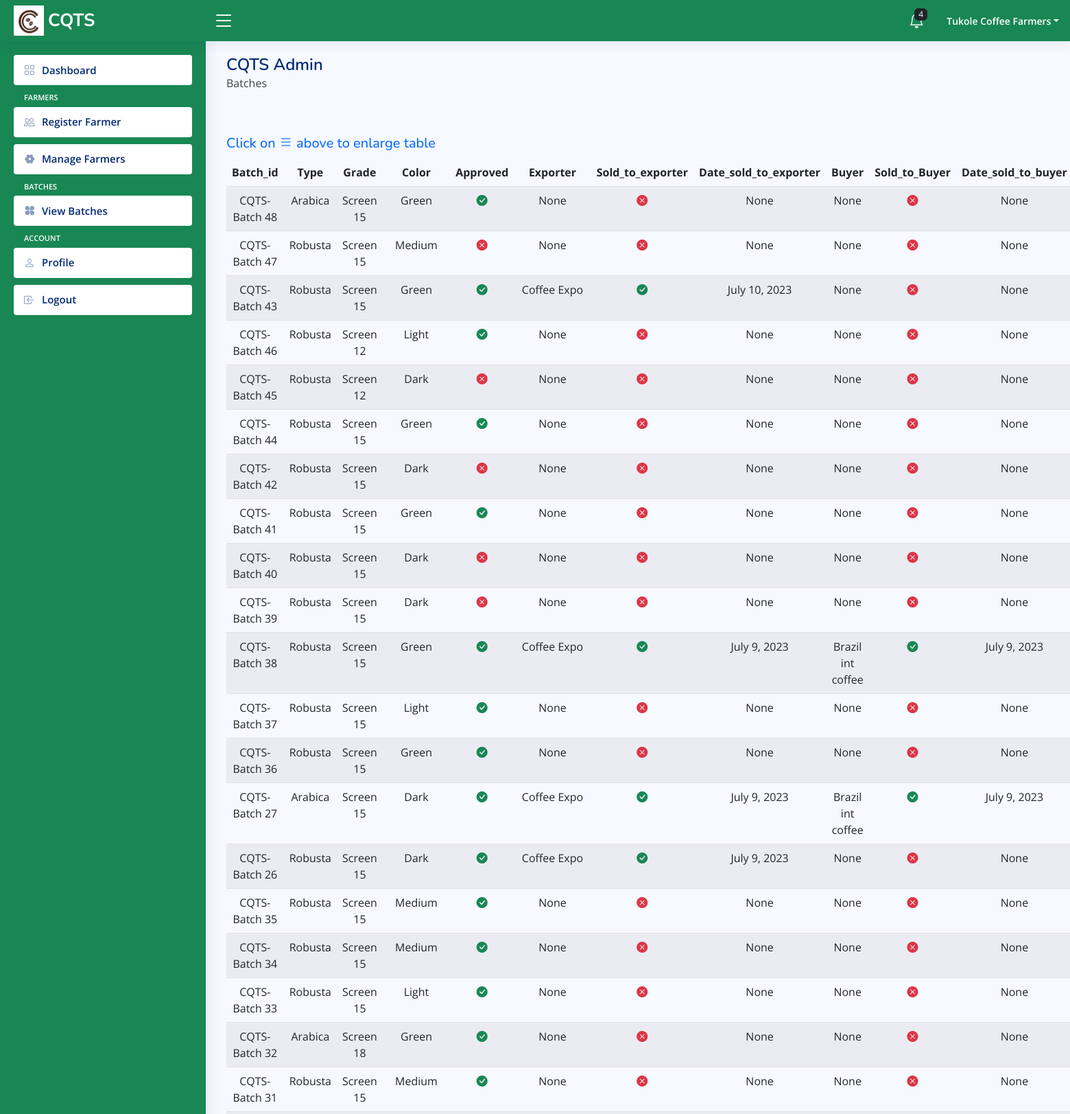
/cooperative-view-batches (signed in, upper part), run on the app's committed database.
### base/models.py (models this page shows, shortened)
class User(AbstractUser):
    email = models.EmailField(_("email address"), unique=True)
    name = models.CharField(max_length=200, null=True)
    username = None
    phone = models.CharField(max_length=200, null=True)
    location = models.CharField(max_length=200, null=True)
    group = models.ForeignKey(
        Group, on_delete=models.CASCADE, null=True, blank=True, related_name='group_user')
    created_at = models.DateTimeField(auto_now_add=True)
    updated_at = models.DateTimeField(auto_now=True)
    class Meta:
        ordering = ('-updated_at', '-created_at')
    USERNAME_FIELD = 'email'
    REQUIRED_FIELDS = []
    objects = CustomUserManager()

class Batch(models.Model):
    type = models.CharField(max_length=200, null=False,
                            default='Not Specified')
    grade = models.CharField(max_length=200, null=False)
    moisture_content = models.FloatField(null=False, default=0.0)
    color = models.CharField(max_length=200, null=False, blank=True)
    buyer = models.ForeignKey(User, on_delete=models.CASCADE, limit_choices_to={
                              'group__name': 'Buyer'}, related_name='buyer_batches', null=True, blank=True)
    cooperative = models.ForeignKey(User, on_delete=models.CASCADE, limit_choices_to={
                                    'group__name': 'Cooperative'}, related_name='cooperative_batches', null=True, blank=True)
    exporter = models.ForeignKey(User, on_delete=models.CASCADE, limit_choices_to={
                                 'group__name': 'Exporter'}, related_name='exporter_batches', null=True, blank=True)
    is_approved = models.BooleanField(default=False)
    sold_to_exporter = models.BooleanField(default=False)
    date_sold_to_exporter = models.DateField(null=True, blank=True)
    sold_to_buyer = models.BooleanField(default=False)
    date_sold_to_buyer = models.DateField(null=True, blank=True)
    date_sold_to_exporter = models.DateField(null=True, blank=True)
    created_at = models.DateTimeField(auto_now_add=True)
    updated_at = models.DateTimeField(auto_now=True)
    batch_string = models.CharField(max_length=200, null=True, blank=True)
    def __str__(self):
        return 'CQTS-Batch ' + str(self.id)
    class Meta:
        ordering = ('-updated_at', '-created_at')

### base/views.py (the view)
# urls.py: path('cooperative-view-batches', views.cooperativeBatchView, name='cooperative-view-batches'),
@login_required(login_url='cooperative-login')
def cooperativeBatchView(request):
    batches = Batch.objects.filter(cooperative=request.user)
    context = {'batches': batches}
    return render(request, 'base/cooperative/cooperative-view-batches.html', context)

### base/templates/base/cooperative/cooperative-view-batches.html
{% extends "cooperative-main.html" %}
{% block content %}
<main id="main" class="main">
    {% load static %}
    <div class="pagetitle">
        <h1>CQTS Admin</h1>
        <p>Batches</p>
        <br>
        <br>
        <h5 class="text-primary inform-expand" id="inform-expand">Click on <i class="bi bi-list"></i> above to enlarge
            table</h5>
    </div>
    <section class="section">
        <div class="row">
            <div class="col-lg-12">
                <div class="datatable-wrapper">
                    <table class="table datatable table-striped" style="text-align: center !important;">
                        <thead>
                            <tr>
                                <th scope="col">Batch_id</th>
                                <th scope="col">Type</th>
                                <th scope="col">Grade</th>
                                <th scope="col">Color</th>
                                <th scope="col">Approved</th>
                                <th scope="col">Exporter</th>
                                <th scope="col">Sold_to_exporter</th>
                                <th scope="col">Date_sold_to_exporter</th>
                                <th scope="col">Buyer</th>
                                <th scope="col">Sold_to_Buyer</th>
                                <th scope="col">Date_sold_to_buyer</th>
                            </tr>
                        </thead>
                        <tbody>
                            {% for batch in batches %}
                            <tr>
                                <td scope="row">{{batch}}</td>
                                <td>{{batch.type}}</td>
                                <td>{{batch.grade}}</td>
                                <td>{{batch.color}}</td>
                                {% if batch.is_approved == True %}
                                <td><i class="bi bi-check-circle-fill text-success"></i></td>
                                {% else %}
                                <td><i class="bi bi-x-circle-fill text-danger"></i></td>
                                {% endif %}
                                {% if batch.exporter == None %}
                                <td>None</td>
                                {% else %}
                                 <td>{{batch.exporter.name}}</td>
                                {% endif %}
                                {% if batch.sold_to_exporter == True %}
                                <td><i class="bi bi-check-circle-fill text-success"></i></td>
                                {% else %}
                                <td><i class="bi bi-x-circle-fill text-danger"></i></td>
                                {% endif %}
                                <td>{{batch.date_sold_to_exporter}}</td>
                                {% if batch.buyer == None %}
                                <td>None</td>
                                {% else %}
                                <td>{{batch.buyer.name}}</td>
                                {% endif %}
                                {% if batch.sold_to_buyer == True %}
                                <td><i class="bi bi-check-circle-fill text-success"></i></td>
                                {% else %}
                                <td><i class="bi bi-x-circle-fill text-danger"></i></td>
                                {% endif %}
                                <td>{{batch.date_sold_to_buyer}}</td>
                            </tr>
                            {% endfor %}
                        </tbody>
                    </table>
                </div>
            </div>
        </div>
    </section>
</main>
{% endblock %}

### templates/cooperative-main.html (shortened to what this page needs)
{% load static %}
<!DOCTYPE html>
<html lang="en">
<head>
    <link href="{% static 'assets/vendor/bootstrap/css/bootstrap.min.css' %}" rel="stylesheet">
    <link href="{% static 'assets/vendor/bootstrap-icons/bootstrap-icons.css' %}" rel="stylesheet">
    <link href="{% static 'assets/vendor/boxicons/css/boxicons.min.css' %}" rel="stylesheet">
    <link href="{% static 'assets/vendor/quill/quill.snow.css' %}" rel="stylesheet">
    <link href="{% static 'assets/vendor/quill/quill.bubble.css' %}" rel="stylesheet">
    <link href="{% static 'assets/vendor/remixicon/remixicon.css' %}" rel="stylesheet">
    <link href=" {% static 'assets/vendor/simple-datatables/style.css' %}" rel="stylesheet">
    <link href="{% static 'assets/css/style.css' %}" rel="stylesheet">
</head>
<body>
    <header id="header" class="header fixed-top d-flex align-items-center bg-success">
        <div class="d-flex align-items-center justify-content-between">
            <a href="{% url 'cooperative-home' %}" class="logo d-flex align-items-center">
                <img src="{% static 'assets/img/logo.png' %}" alt="">
                <span class="d-none d-lg-block">CQTS</span>
            </a>
            <i class="bi bi-list toggle-sidebar-btn"></i>
        </div>
        <nav class="header-nav ms-auto">
            <ul class="d-flex align-items-center">
                <li class="nav-item dropdown">
                    <a class="nav-link nav-icon" href="#" data-bs-toggle="dropdown">
                        <i class="bi bi-bell whiten"></i>
                        <span class="badge bg-dark badge-number">4</span>
                    </a>
                </li>
                <li class="nav-item dropdown pe-3">
                    <a class="nav-link nav-profile d-flex align-items-center pe-0" href="#" data-bs-toggle="dropdown">
                        <span class="d-none d-md-block dropdown-toggle ps-2" id="username">{{request.user.name}}</span>
                    </a>
                </li>
            </ul>
        </nav>
    </header>
    <aside id="sidebar" class="sidebar bg-success">
        <ul class="sidebar-nav" id="sidebar-nav">
            <li class="nav-item">
                <a class="nav-link collapsed" href="{% url 'cooperative-home' %}">
                    <i class="bi bi-grid"></i>
                    <span>Dashboard</span>
                </a>
            </li>
            <li class="nav-heading text-white">Farmers</li>
            <li class="nav-item">
                <a class="nav-link collapsed" href="{% url 'cooperative-farmer-registration' %}">
                    <i class="bi bi-people"></i>
                    <span>Register Farmer</span>
                </a>
            </li>
            <li class="nav-item">
                <a class="nav-link collapsed" href="{% url 'cooperative-manage-farmers' %}">
                    <i class="ri-settings-4-fill"></i>
                    <span>Manage Farmers</span>
                </a>
            </li>
            <li class="nav-heading text-white">Batches</li>
            <li class="nav-item">
                <a class="nav-link collapsed" href="{% url 'cooperative-view-batches'%}">
                    <i class="ri-apps-fill"></i>
                    <span>View Batches</span>
                </a>
            </li>
            <li class="nav-heading text-white">Account</li>
            <li class="nav-item">
                <a class="nav-link collapsed" href="{% url 'password_reset' %}">
                    <i class="bi bi-person"></i>
                    <span>Profile</span>
                </a>
            </li>
            <li class="nav-item">
                <a class="nav-link collapsed" href="{% url 'logout' %}">
                    <i class="bi bi-box-arrow-in-left"></i>
                    <span>Logout</span>
                </a>
            </li>
        </ul>
    </aside>
    {% block content %}
    {% endblock %}
</body>
</html>

### static/assets/css/style.css (style rules this page uses)
:root { scroll-behavior: smooth; }
body { font-family: "Open Sans", sans-serif; background: #f6f9ff; color: #444444; }
a { color: #4154f1; text-decoration: none; }
h1, h2, h3, h4, h5, h6 { font-family: "Nunito", sans-serif; }
#main { margin-top: 60px; padding: 20px 30px; transition: all 0.3s; }
.pagetitle { margin-bottom: 10px; }
.pagetitle h1 { font-size: 24px; margin-bottom: 0; font-weight: 600; color: #012970; }
.logo { line-height: 2; }
@media (min-width: 1200px) { .logo { width: 280px; } }
.logo img { max-height: 45px; margin-right: 6px; }
.logo span { font-size: 26px; font-weight: 700; color: #fff; font-family: "Nunito", sans-serif; }
.header { transition: all 0.5s; z-index: 997; height: 60px; box-shadow: 0px 2px 20px rgba(1, 41, 112, 0.1); background-color: #964B00; padding-left: 20px; }
.header .toggle-sidebar-btn { font-size: 32px; padding-left: 10px; cursor: pointer; color: #fff; }
.header-nav ul { list-style: none; }
.header-nav>ul { margin: 0; padding: 0; }
.header-nav .nav-icon { font-size: 22px; color: #012970; margin-right: 25px; position: relative; }
.header-nav .nav-profile { color: #012970; }
.header-nav .nav-profile span { font-size: 14px; font-weight: 600; }
.header-nav .whiten { color: #fff; }
.header-nav .badge-number { position: absolute; inset: -2px -5px auto auto; font-weight: normal; font-size: 12px; padding: 3px 6px; }
.header-nav .nav-item .nav-link #username { color: #fff; }
.sidebar { position: fixed; top: 60px; left: 0; bottom: 0; width: 300px; z-index: 996; transition: all 0.3s; padding: 20px; overflow-y: auto; scrollbar-width: thin; scrollbar-color: #aab7cf transparent; box-shadow: 0px 0px 20px rgba(1, 41, 112, 0.1); background-color: #964B00; }
@media (min-width: 1200px) { #main, #footer { margin-left: 300px; } }
.sidebar-nav { padding: 0; margin: 0; list-style: none; }
.sidebar-nav li { padding: 0; margin: 0; list-style: none; }
.sidebar-nav .nav-item { margin-bottom: 10px; }
.sidebar-nav .nav-heading { font-size: 11px; text-transform: uppercase; color: #899bbd; font-weight: 600; margin: 10px 0 5px 15px; }
.sidebar-nav .nav-link { display: flex; align-items: center; font-size: 15px; font-weight: 600; color: #4154f1; transition: 0.3; background: #f6f9ff; padding: 10px 15px; border-radius: 4px; }
.sidebar-nav .nav-link i { font-size: 16px; margin-right: 10px; color: #012970; }
.sidebar-nav .nav-link.collapsed { color: #012970; background: #fff; }
.sidebar-nav .nav-link.collapsed i { color: #899bbd; }

### data on the page
User: user.name "Tukole Coffee Farmers"
Batch: id "CQTS-Batch 48", type "Arabica", grade "Screen 15", color "Green", is_approved True (drawn), shows "None", sold_to_exporter False (drawn), date_sold_to_exporter "None", sold_to_buyer False (drawn), date_sold_to_buyer "None"
Batch: id "CQTS-Batch 47", type "Robusta", grade "Screen 15", color "Medium", is_approved False (drawn), shows "None", sold_to_exporter False (drawn), date_sold_to_exporter "None", sold_to_buyer False (drawn), date_sold_to_buyer "None"
Batch: id "CQTS-Batch 43", type "Robusta", grade "Screen 15", color "Green", is_approved True (drawn), exporter.name "Coffee Expo", sold_to_exporter True (drawn), date_sold_to_exporter "July 10, 2023", shows "None", sold_to_buyer False (drawn), date_sold_to_buyer "None"
Batch: id "CQTS-Batch 46", type "Robusta", grade "Screen 12", color "Light", is_approved True (drawn), shows "None", sold_to_exporter False (drawn), date_sold_to_exporter "None", sold_to_buyer False (drawn), date_sold_to_buyer "None"
Batch: id "CQTS-Batch 45", type "Robusta", grade "Screen 12", color "Dark", is_approved False (drawn), shows "None", sold_to_exporter False (drawn), date_sold_to_exporter "None", sold_to_buyer False (drawn), date_sold_to_buyer "None"
Batch: id "CQTS-Batch 44", type "Robusta", grade "Screen 15", color "Green", is_approved True (drawn), shows "None", sold_to_exporter False (drawn), date_sold_to_exporter "None", sold_to_buyer False (drawn), date_sold_to_buyer "None"
Batch: id "CQTS-Batch 42", type "Robusta", grade "Screen 15", color "Dark", is_approved False (drawn), shows "None", sold_to_exporter False (drawn), date_sold_to_exporter "None", sold_to_buyer False (drawn), date_sold_to_buyer "None"
Batch: id "CQTS-Batch 41", type "Robusta", grade "Screen 15", color "Green", is_approved True (drawn), shows "None", sold_to_exporter False (drawn), date_sold_to_exporter "None", sold_to_buyer False (drawn), date_sold_to_buyer "None"
Batch: id "CQTS-Batch 40", type "Robusta", grade "Screen 15", color "Dark", is_approved False (drawn), shows "None", sold_to_exporter False (drawn), date_sold_to_exporter "None", sold_to_buyer False (drawn), date_sold_to_buyer "None"
Batch: id "CQTS-Batch 39", type "Robusta", grade "Screen 15", color "Dark", is_approved False (drawn), shows "None", sold_to_exporter False (drawn), date_sold_to_exporter "None", sold_to_buyer False (drawn), date_sold_to_buyer "None"
Batch: id "CQTS-Batch 38", type "Robusta", grade "Screen 15", color "Green", is_approved True (drawn), exporter.name "Coffee Expo", sold_to_exporter True (drawn), date_sold_to_exporter "July 9, 2023", buyer.name "Brazil int coffee", sold_to_buyer True (drawn), date_sold_to_buyer "July 9, 2023"
Batch: id "CQTS-Batch 37", type "Robusta", grade "Screen 15", color "Light", is_approved True (drawn), shows "None", sold_to_exporter False (drawn), date_sold_to_exporter "None", sold_to_buyer False (drawn), date_sold_to_buyer "None"
Batch: id "CQTS-Batch 36", type "Robusta", grade "Screen 15", color "Green", is_approved True (drawn), shows "None", sold_to_exporter False (drawn), date_sold_to_exporter "None", sold_to_buyer False (drawn), date_sold_to_buyer "None"
Batch: id "CQTS-Batch 27", type "Arabica", grade "Screen 15", color "Dark", is_approved True (drawn), exporter.name "Coffee Expo", sold_to_exporter True (drawn), date_sold_to_exporter "July 9, 2023", buyer.name "Brazil int coffee", sold_to_buyer True (drawn), date_sold_to_buyer "July 9, 2023"
Batch: id "CQTS-Batch 26", type "Robusta", grade "Screen 15", color "Dark", is_approved True (drawn), exporter.name "Coffee Expo", sold_to_exporter True (drawn), date_sold_to_exporter "July 9, 2023", shows "None", sold_to_buyer False (drawn), date_sold_to_buyer "None"
Batch: id "CQTS-Batch 35", type "Robusta", grade "Screen 15", color "Medium", is_approved True (drawn), shows "None", sold_to_exporter False (drawn), date_sold_to_exporter "None", sold_to_buyer False (drawn), date_sold_to_buyer "None"
Batch: id "CQTS-Batch 34", type "Robusta", grade "Screen 15", color "Medium", is_approved True (drawn), shows "None", sold_to_exporter False (drawn), date_sold_to_exporter "None", sold_to_buyer False (drawn), date_sold_to_buyer "None"
Batch: id "CQTS-Batch 33", type "Robusta", grade "Screen 15", color "Light", is_approved True (drawn), shows "None", sold_to_exporter False (drawn), date_sold_to_exporter "None", sold_to_buyer False (drawn), date_sold_to_buyer "None"
Batch: id "CQTS-Batch 32", type "Arabica", grade "Screen 18", color "Green", is_approved True (drawn), shows "None", sold_to_exporter False (drawn), date_sold_to_exporter "None", sold_to_buyer False (drawn), date_sold_to_buyer "None"
Batch: id "CQTS-Batch 31", type "Robusta", grade "Screen 15", color "Medium", is_approved True (drawn), shows "None", sold_to_exporter False (drawn), date_sold_to_exporter "None", sold_to_buyer False (drawn), date_sold_to_buyer "None"
